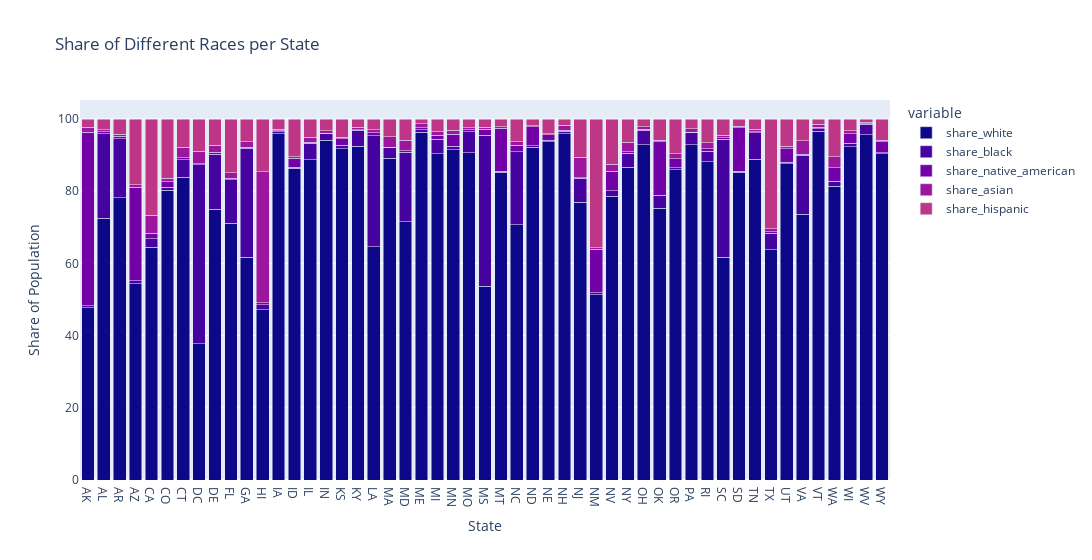

Source (notebook cell):
### Code cell
race_states[['share_white','share_black','share_native_american','share_asian','share_hispanic']] = race_states[['share_white','share_black','share_native_american','share_asian','share_hispanic']].div(race_states[['share_white','share_black','share_native_american','share_asian','share_hispanic']].sum(axis=1), axis=0).multiply(100)

fig = px.bar(race_states, x='Geographic area', y=['share_white','share_black','share_native_american','share_asian','share_hispanic'],
             labels={'Geographic area':'State','share_white':'Share White','share_black':'Share Black','share_native_american':'Share Native American','share_asian':'Share Asian','share_hispanic':'Share Hispanic'},
             title='Share of Different Races per State',
             color_discrete_sequence=px.colors.sequential.Plasma)
fig.update_layout(yaxis_title="Share of Population",
                  barmode='stack')

fig.update_layout(width=1100)
fig.show()

### Figure 1 — Plotly figure (JSON) as saved in the notebook; plotly's stock layout.template omitted (floating-point values rounded to 4 significant figures)
{"data": [{"alignmentgroup": "True", "hovertemplate": "variable=share_white<br>State=%{x}<br>value=%{y}<extra></extra>", "legendgroup": "share_white", "marker": {"color": "#0d0887", "pattern": {"shape": ""}}, "name": "share_white", "offsetgroup": "share_white", "orientation": "v", "showlegend": true, "textposition": "auto", "type": "bar", "x": ["AK", "AL", "AR", "AZ", "CA", "CO", "CT", "DC", "DE", "FL", "GA", "HI", "IA", "ID", "IL", "IN", "KS", "KY", "LA", "MA", "MD", "ME", "MI", "MN", "MO", "MS", "MT", "NC", "ND", "NE", "NH", "NJ", "NM", "NV", "NY", "OH", "OK", "OR", "PA", "RI", "SC", "SD", "TN", "TX", "UT", "VA", "VT", "WA", "WI", "WV", "WY"], "xaxis": "x", "y": [47.74, 72.54, 78.25, 54.31, 64.45, 80.25, 83.83, 37.71, 75.06, 71.1, 61.71, 47.1, 95.98, 86.38, 88.73, 94.17, 91.77, 92.42, 64.61, 89.19, 71.52, 96.27, 90.34, 91.49, 90.64, 53.74, 85.26, 70.78, 92.2, 93.72, 95.9, 76.9, 51.37, 78.67, 86.63, 92.93, 75.33, 85.99, 92.88, 88.13, 61.67, 85.25, 88.89, 63.77, 87.58, 73.66, 96.55, 81.37, 92.38, 95.61, 90.32], "yaxis": "y"}, {"alignmentgroup": "True", "hovertemplate": "variable=share_black<br>State=%{x}<br>value=%{y}<extra></extra>", "legendgroup": "share_black", "marker": {"color": "#46039f", "pattern": {"shape": ""}}, "name": "share_black", "offsetgroup": "share_black", "orientation": "v", "showlegend": true, "textposition": "auto", "type": "bar", "x": ["AK", "AL", "AR", "AZ", "CA", "CO", "CT", "DC", "DE", "FL", "GA", "HI", "IA", "ID", "IL", "IN", "KS", "KY", "LA", "MA", "MD", "ME", "MI", "MN", "MO", "MS", "MT", "NC", "ND", "NE", "NH", "NJ", "NM", "NV", "NY", "OH", "OK", "OR", "PA", "RI", "SC", "SD", "TN", "TX", "UT", "VA", "VT", "WA", "WI", "WV", "WY"], "xaxis": "x", "y": [0.5933, 23.33, 16.26, 0.8651, 2.414, 0.8391, 4.86, 49.66, 15.15, 12.08, 30.2, 1.512, 0.5593, 0.2871, 4.62, 1.677, 0.9482, 4.43, 30.68, 2.787, 19.3, 0.8248, 4.109, 0.9973, 5.892, 41.79, 0.2287, 20.19, 0.357, 0.4161, 0.7173, 6.631, 0.5238, 1.498, 3.906, 3.965, 3.488, 0.5196, 3.257, 2.952, 32.67, 0.2915, 7.298, 4.54, 0.3769, 16.3, 0.776, 1.409, 0.9314, 2.933, 0.3906], "yaxis": "y"}, {"alignmentgroup": "True", "hovertemplate": "variable=share_native_american<br>State=%{x}<br>value=%{y}<extra></extra>", "legendgroup": "share_native_american", "marker": {"color": "#7201a8", "pattern": {"shape": ""}}, "name": "share_native_american", "offsetgroup": "share_native_american", "orientation": "v", "showlegend": true, "textposition": "auto", "type": "bar", "x": ["AK", "AL", "AR", "AZ", "CA", "CO", "CT", "DC", "DE", "FL", "GA", "HI", "IA", "ID", "IL", "IN", "KS", "KY", "LA", "MA", "MD", "ME", "MI", "MN", "MO", "MS", "MT", "NC", "ND", "NE", "NH", "NJ", "NM", "NV", "NY", "OH", "OK", "OR", "PA", "RI", "SC", "SD", "TN", "TX", "UT", "VA", "VT", "WA", "WI", "WV", "WY"], "xaxis": "x", "y": [47.97, 0.6597, 0.7579, 25.91, 1.545, 1.486, 0.6393, 0.2938, 0.5155, 0.4116, 0.2961, 0.5478, 0.2693, 2.455, 0.2571, 0.2739, 1.849, 0.2105, 0.9543, 0.2648, 0.3381, 0.5483, 1.073, 3.352, 0.5455, 1.613, 11.98, 1.77, 5.325, 1.543, 0.2882, 0.2444, 12.05, 5.329, 0.3522, 0.2153, 14.86, 2.54, 0.1609, 0.6624, 0.4605, 12.09, 0.3164, 0.5087, 3.789, 0.338, 0.3724, 3.705, 2.604, 0.2015, 3.026], "yaxis": "y"}, {"alignmentgroup": "True", "hovertemplate": "variable=share_asian<br>State=%{x}<br>value=%{y}<extra></extra>", "legendgroup": "share_asian", "marker": {"color": "#9c179e", "pattern": {"shape": ""}}, "name": "share_asian", "offsetgroup": "share_asian", "orientation": "v", "showlegend": true, "textposition": "auto", "type": "bar", "x": ["AK", "AL", "AR", "AZ", "CA", "CO", "CT", "DC", "DE", "FL", "GA", "HI", "IA", "ID", "IL", "IN", "KS", "KY", "LA", "MA", "MD", "ME", "MI", "MN", "MO", "MS", "MT", "NC", "ND", "NE", "NH", "NJ", "NM", "NV", "NY", "OH", "OK", "OR", "PA", "RI", "SC", "SD", "TN", "TX", "UT", "VA", "VT", "WA", "WI", "WV", "WY"], "xaxis": "x", "y": [1.452, 0.48, 0.4759, 0.6585, 4.994, 1.056, 2.91, 3.428, 1.969, 1.461, 1.47, 36.21, 0.3978, 0.4743, 1.313, 0.5828, 0.4209, 0.7125, 0.784, 2.838, 2.956, 1.038, 0.9507, 1.022, 0.5511, 0.5455, 0.3219, 0.9167, 0.2932, 0.2888, 1.346, 5.651, 0.3878, 1.918, 2.651, 0.7525, 0.4405, 1.357, 0.985, 1.668, 0.7364, 0.3196, 0.6369, 0.7835, 0.7548, 3.623, 0.9165, 3.037, 0.7858, 0.3432, 0.3809], "yaxis": "y"}, {"alignmentgroup": "True", "hovertemplate": "variable=share_hispanic<br>State=%{x}<br>value=%{y}<extra></extra>", "legendgroup": "share_hispanic", "marker": {"color": "#bd3786", "pattern": {"shape": ""}}, "name": "share_hispanic", "offsetgroup": "share_hispanic", "orientation": "v", "showlegend": true, "textposition": "auto", "type": "bar", "x": ["AK", "AL", "AR", "AZ", "CA", "CO", "CT", "DC", "DE", "FL", "GA", "HI", "IA", "ID", "IL", "IN", "KS", "KY", "LA", "MA", "MD", "ME", "MI", "MN", "MO", "MS", "MT", "NC", "ND", "NE", "NH", "NJ", "NM", "NV", "NY", "OH", "OK", "OR", "PA", "RI", "SC", "SD", "TN", "TX", "UT", "VA", "VT", "WA", "WI", "WV", "WY"], "xaxis": "x", "y": [2.248, 2.982, 4.262, 18.26, 26.59, 16.37, 7.764, 8.913, 7.302, 14.94, 6.325, 14.62, 2.798, 10.4, 5.078, 3.295, 5.007, 2.23, 2.967, 4.92, 5.882, 1.321, 3.523, 3.143, 2.37, 2.319, 2.212, 6.346, 1.821, 4.027, 1.749, 10.57, 35.68, 12.59, 6.461, 2.133, 5.884, 9.594, 2.721, 6.586, 4.454, 2.047, 2.854, 30.4, 7.503, 6.076, 1.39, 10.48, 3.302, 0.9097, 5.884], "yaxis": "y"}], "layout": {"barmode": "stack", "legend": {"title": {"text": "variable"}, "tracegroupgap": 0}, "title": {"text": "Share of Different Races per State"}, "width": 1100, "xaxis": {"anchor": "y", "domain": [0, 1], "title": {"text": "State"}}, "yaxis": {"anchor": "x", "domain": [0, 1], "title": {"text": "Share of Population"}}}}
